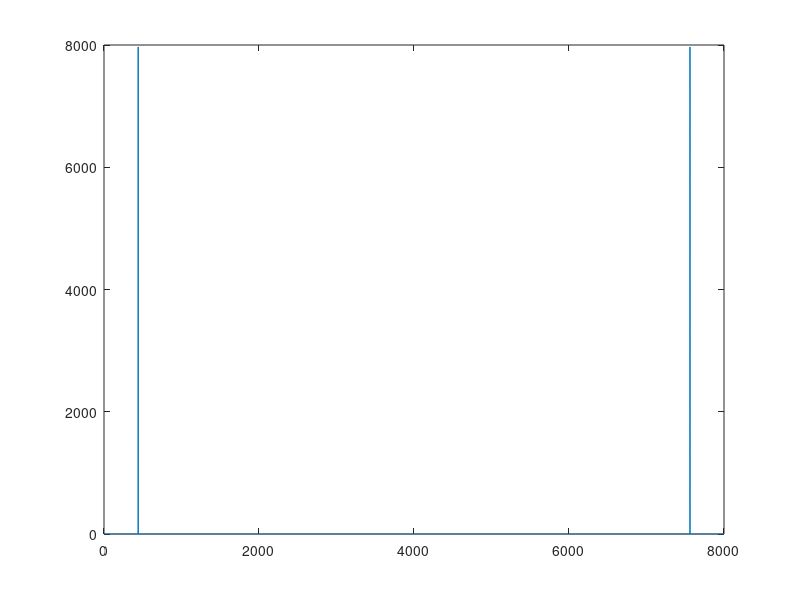
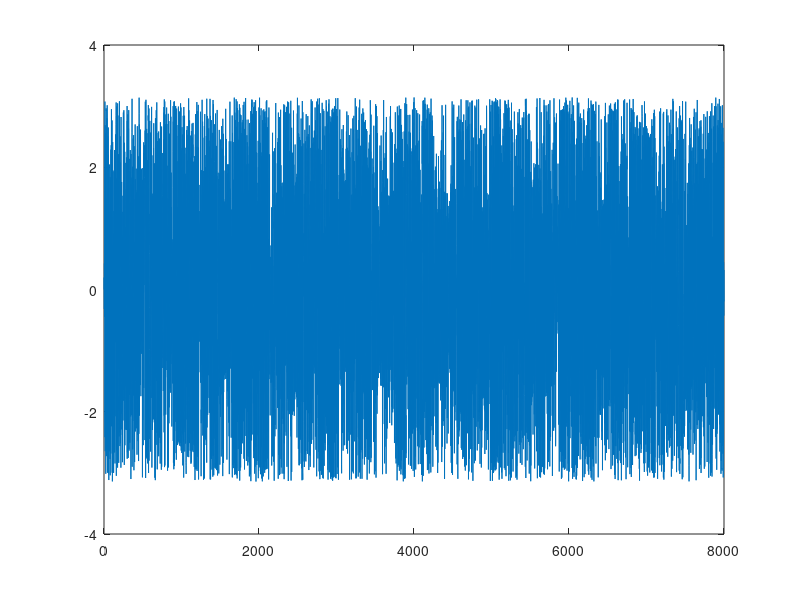
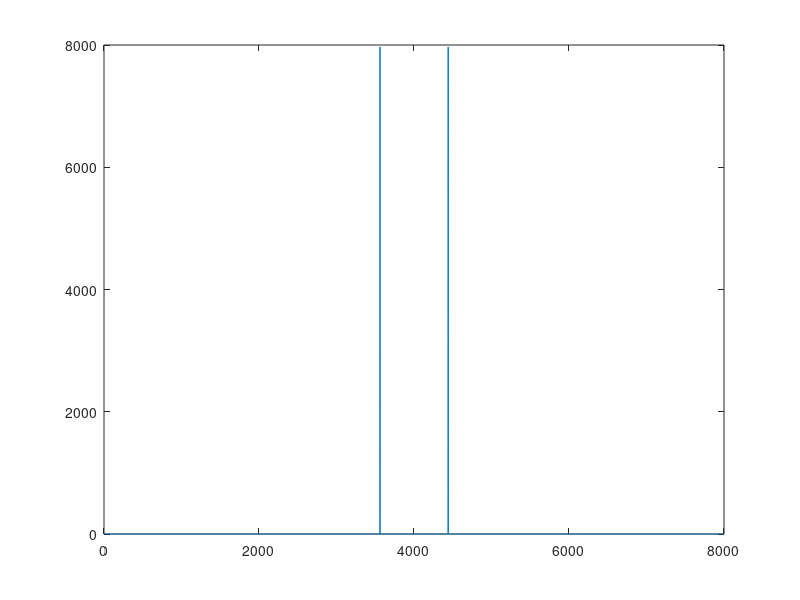

MATLAB code to generate these figures, in order: (Note: this script raises an error after producing the figures.)
%Exercise 6.
%Apply Fourier transform on the signals and interpret the results.

%This part is from exercise 3.
fs = 8000; %This will be the sampling rate (Hz)

len = 1; % length [s]
t = linspace(0, len, len*fs + 1); %This will be the sampling points. This needs the + 1, because we need 8000 values. generates n points.
t(end) = [];
fA = 440;

n = 8; %number of components
s3 = 0;
for k = 1:n
    s3 = s3 + sin(2*pi*fA*t) / 2^k*2;
end

%so here we are going to apply fast fourier transformation to the s3 and to
%s5

f3 = fft(s3);
figure, plot(abs(f3))
figure, plot(angle(f3))
figure, plot(abs(fftshift(f3))) 

%So what is the interpretaion for this?
%frequency domain representation (cf. time domain). Simplified, peaks on the magnitude plot belongs to the sinusoidal components of the signal.


%Exercise 7.

[pks,locs] = findpeaks(abs(f3), 'NPeaks', 3, 'SortStr', 'descend'); %Here we will find the peaks in the abs(f3), we look for 3 peaks
%findpeaks = findpeaks(data) returns a vector with the local maxima (peaks) of the input signal vector, data. A local peak is a data sample that is either larger than its two neighboring samples or is equal to Inf. The peaks are output in order of occurrence. Non-Inf signal endpoints are excluded. If a peak is flat, the function returns only the point with the lowest index.
%[pks,locs] = findpeaks(data) additionally returns the indices at which the peaks occur.

figure, hold on, plot(abs(f3)), plot(locs, pks, 'ro') %So here we just add red circle to the found values

%Exercis 8.
%Take the signal of tone A with its overtones (ex. 2.3.). Filter out the fundamental tone

%How to solve ot?
%Naive approach: cut out frequency components from the FFT spectrum.

%Frequency sampling of the FFT - What is FTT? Fast Fourier Transform
disp(length(t))
ft = linspace(0, fs, length(t)+1); %Here it starts from 0 and creates n number of items. So if we wanted to make every number between 0 and 8000, we need the n to be 8001
ft(end) = []; %With this, we create a 8000 length array from a 8001 lenght by making the last value empty

% cutout: between 430 and 450 Hz
cut = find(ft >= 430 & ft <= 450);

%k = find(X) returns a vector containing the linear indices of each nonzero element in array X.

f8 = f3; 
f8(cut) = 0; %It 0 out the corresponding values
f8(end-cut+2) = 0; % We have to do it to be symmetrical

s8 = real(ifft(f8)); % inverse FFT
%real - real(Z) returns the real part of each
%X = ifft(Y) computes the inverse discrete Fourier transform of Y using a fast Fourier transform algorithm. X is the same size as Y.

